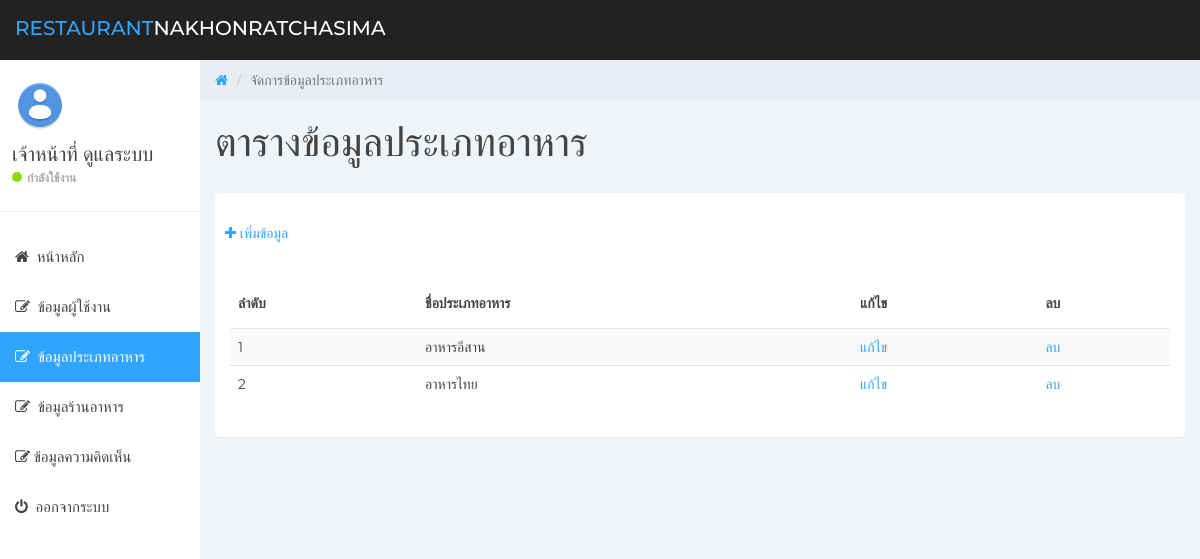
The app's page /admin/food_type.php (signed in) with its own data.
### tables this page shows
CREATE TABLE `users` (
  `user_id` int(11) NOT NULL COMMENT 'รหัสผู้ใช้งาน',
  `user_username` varchar(255) NOT NULL COMMENT 'ชื่อผู้ใช้งาน',
  `user_firstname` varchar(255) NOT NULL COMMENT 'ชื่อจริง',
  `user_lastname` varchar(255) NOT NULL COMMENT 'นามสกุล',
  `user_email` varchar(255) NOT NULL COMMENT 'อีเมล',
  `user_password` varchar(255) NOT NULL COMMENT 'รหัสผ่าน',
  `user_role` int(1) NOT NULL COMMENT '0 = Admin ,1 = Member'
);

CREATE TABLE `food_types` (
  `ft_id` int(11) NOT NULL COMMENT 'รหัสประเภทอาหาร',
  `ft_name` varchar(255) NOT NULL COMMENT 'ชื่อประเภทอาหาร'
);

### services/check_admin.php (called while the page is built, shortened)
<?php
if(isset($_SESSION["AUTH_ID"])){
    require_once("connect.php");
    $user_id = $_SESSION["AUTH_ID"];
    $sql = "SELECT * FROM users WHERE user_id='$user_id'";
    $query = mysqli_query($conn,$sql);
    $userObj = mysqli_fetch_object($query);
}else{
    header("location:../admin/login.php");
}

### admin/food_type.php (the view, shortened to what this page needs)
<?php
require_once("../services/check_admin.php");
?>
<?php
$sql = "SELECT * FROM food_types ORDER BY ft_id DESC";
$query = mysqli_query($conn, $sql);
$no = 1;
?>
<!DOCTYPE html>
<html>
<head>
    <link href="css/bootstrap.min.css" rel="stylesheet">
    <link href="css/font-awesome.min.css" rel="stylesheet">
    <link href="css/datepicker3.css" rel="stylesheet">
    <link href="css/styles.css" rel="stylesheet">
</head>
<body>
    <?php include("layouts/navbar.php"); ?>
    <?php include("layouts/sidebar.php"); ?>
    <div class="col-sm-9 col-sm-offset-3 col-lg-10 col-lg-offset-2 main">
        <div class="row">
            <ol class="breadcrumb">
                <li><a href="home.php">
                        <em class="fa fa-home"></em>
                    </a></li>
                <li class="active">จัดการข้อมูลประเภทอาหาร</li>
            </ol>
        </div>
        <div class="row">
            <div class="col-lg-12">
                <h1 class="page-header">
                    ตารางข้อมูลประเภทอาหาร
                </h1>
            </div>
        </div>
        <div class="panel panel-container">
            <p style="padding: 10px;">
                <a href="food_type_add.php">
                    <i class="fa fa-plus"></i>
                    <span>เพิ่มข้อมูล</span>
                </a>
            </p>
            <div class="row">
                <div class="col-sm-12">
                    <div class="panel-body">
                        <div class="table-responsive">
                            <table class="table table-striped">
                                <thead>
                                    <tr>
                                        <th>ลำดับ</th>
                                        <th>ชื่อประเภทอาหาร</th>
                                        <th>แก้ไข</th>
                                        <th>ลบ</th>
                                    </tr>
                                </thead>
                                <tbody>
                                    <?php foreach ($query as $row) { ?>
                                        <tr>
                                            <td><?= $no++ ?></td>
                                            <td><?= $row['ft_name'] ?></td>
                                            <td>
                                                <a href="food_type_edit.php?id=<?= $row['ft_id'] ?>">แก้ไข</a>
                                            </td>
                                            <td>
                                                <a href="../services/food_type_delete.php?id=<?= $row['ft_id'] ?>" onclick="return confirm('ยืนยันการลบ?')">ลบ</a>
                                            </td>
                                        </tr>
                                    <?php } ?>
                                </tbody>
                            </table>
                        </div>
                    </div>
                </div>
            </div>
        </div>
</body>
</html>

### admin/layouts/sidebar.php (shortened to what this page needs)
<?php
$location = basename($_SERVER["REQUEST_URI"]);
?>
<div id="sidebar-collapse" class="col-sm-3 col-lg-2 sidebar">
    <div class="profile-sidebar">
        <div class="profile-userpic">
            <img src="../images/admin.png" class="img-responsive" alt="">
        </div>
        <div class="profile-usertitle">
            <div class="profile-usertitle-name"><?= $userObj->user_firstname . " " . $userObj->user_lastname ?></div>
            <div class="profile-usertitle-status"><span class="indicator label-success"></span>กำลังใช้งาน</div>
        </div>
    </div>
    <ul class="nav menu">
        <li class="<?= ($location == 'home.php') ? "active" : "" ?>"><a href="home.php"><em class="fa fa-home">&nbsp;</em> หน้าหลัก</a></li>
        <li class="<?= ($location == 'user.php') ? "active" : "" ?>"><a href="user.php"><em class="fa fa-edit">&nbsp;</em> ข้อมูลผู้ใช้งาน</a></li>
        <li class="<?= ($location == 'food_type.php') ? "active" : "" ?>"><a href="food_type.php"><em class="fa fa-edit">&nbsp;</em> ข้อมูลประเภทอาหาร</a></li>
        <li class="<?= ($location == 'restaurant.php') ? "active" : "" ?>"><a href="restaurant.php"><em class="fa fa-edit">&nbsp;</em> ข้อมูลร้านอาหาร</a></li>
        <li class="<?= ($location == 'comment.php') ? "active" : "" ?>"><a href="comment.php"><em class="fa fa-edit">&nbsp;</em>ข้อมูลความคิดเห็น</a></li>
        <li><a href="../services/logout.php"><em class="fa fa-power-off">&nbsp;</em> ออกจากระบบ</a></li>
    </ul>
</div>

### admin/css/styles.css (style rules this page uses)
body { background: #f1f4f7; padding-top: 60px; font-size: 14px; color: #444444; font-family: "Montserrat", "Helvetica Neue", Helvetica, Arial, sans-serif; }
p { color: #777; }
a, a:hover, a:focus { color: #30a5ff; }
h1, h2, h3, h4, h5, h6 { color: #444444; }
h1 { font-weight: 300; font-size: 40px; }
.label-success { background-color: #8ad919; }
.panel { border: 0; }
.panel-container { padding-top: 20px; }
.sidebar { display: block; padding: 0; display: none; box-shadow: none; background: #fff; }
.sidebar ul { margin: 20px 0px; }
@media (min-width: 768px) { .sidebar { display: block; position: fixed; top: 60px; bottom: 0; left: 0; z-index: 1000; display: block; margin: 0; padding: 0; overflow-x: hidden; overflow-y: auto; } }
.sidebar ul.nav .active a, .sidebar ul.nav li.parent a.active, .sidebar ul.nav .active > a:hover, .sidebar ul.nav li.parent a.active:hover, .sidebar ul.nav .active > a:focus, .sidebar ul.nav li.parent a.active:focus { color: #fff; background-color: #30a5ff; }
.sidebar ul.nav li a { height: 50px; font-size: 15px; line-height: 2em; color: #444444; }
.profile-sidebar { padding: 10px 0; border-bottom: 1px solid #e9ecf2; }
.indicator { width: 10px; height: 10px; display: inline-block; border-radius: 9999px; margin-right: 5px; }
.profile-userpic img { float: left; margin: 10px 0px 0px 15px; width: 50px; height: 50px; border-radius: 9999px !important; }
.profile-usertitle { float: left; text-align: left; margin: 10px 0 0 12px; }
.profile-usertitle-name { font-size: 20px; margin-bottom: 0px; }
.profile-usertitle-status { text-transform: uppercase; color: #AAA; font-size: 12px; font-weight: 600; margin-bottom: 15px; }
.breadcrumb { border-radius: 0; padding: 10px 15px 10px 15px; background: #e9ecf2; margin: 0; }
h1.page-header { margin-top: 20px; border-bottom: 0; }
.table { background: #fff; }
.table > thead > tr > th { border-bottom: 1px solid #e6e7e8; vertical-align: middle; height: 50px; }

### records on screen
users: user_firstname "เจ้าหน้าที่", user_lastname "ดูแลระบบ"
food_types: ft_name "อาหารอีสาน"
food_types: ft_name "อาหารไทย"
